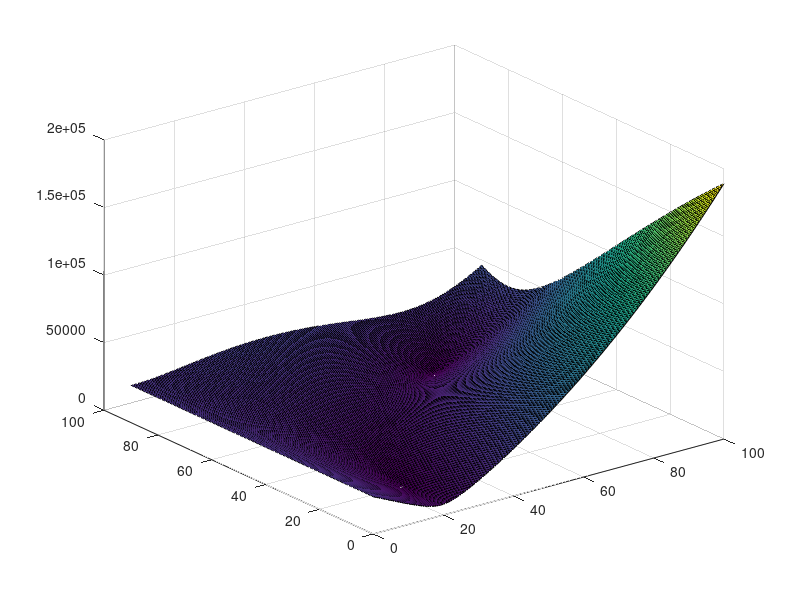

This figure's MATLAB source: (Note: this script raises an error after producing the figure.)
%Part 1
v0=1250;
xt=3801.5
yt=3484.5
zt=8000

xc=-19908.5;
yc=-10564;
zc=6923.286;

thmin=atand((yt-yc)/(xt-xc));
tf =  [0:0.5:100];
ph = [0:0.5:90]';
x=@ (tf,ph) xc+v0.*tf.*cosd(ph).*cosd(thmin);
y=@ (tf,ph) yc+v0.*tf.*cosd(ph).*sind(thmin);
z=@ (tf,ph) zc+v0.*tf.*sind(ph)-0.5.*32.2.*tf.^2;
d=@ (tf,ph) sqrt((x(tf,ph)-xt).^2+(y(tf,ph)-yt).^2+(z(tf,ph)-zt).^2);
surf ( tf , ph , d(tf,ph));


N=1e6;
g=25+75*rand(2,N);
z=d(g(1,:),g(2,:));
[value, index] = min(z);
xmin=g(1,index);
ymin=g(2,index);

g=[randn(1,N)+xmin;randn(1,N)+ymin];
z=d(g(1,:),g(2,:));
[value, index] = min(z);
xmin=g(1,index);
ymin=g(2,index);

g=[.05*randn(1,N)+xmin;0.05*randn(1,N)+ymin];
z=d(g(1,:),g(2,:));
[value, index] = min(z);
xmin=g(1,index);
ymin=g(2,index);

g=[.0005*randn(1,N)+xmin;0.0005*randn(1,N)+ymin];
z=d(g(1,:),g(2,:));
[value, index] = min(z);
tfmin=g(1,index);
phmin=g(2,index);

g=[.000005*randn(1,N)+xmin;0.000005*randn(1,N)+ymin];
z=d(g(1,:),g(2,:));
[value, index] = min(z);
tfmin=g(1,index)
phmin=g(2,index)

dmin=d(tfmin,phmin);

xPart1=x(tfmin,phmin)
yPart1=y(tfmin,phmin)
zPart1=zc+v0.*tfmin.*sind(phmin)-0.5.*32.2.*tfmin.^2




%Part 2
tspan=[0,tfmin];

IC=[xc,yc,zc,v0*cosd(phmin)*cosd(thmin),v0*cosd(phmin)*sind(thmin),v0*sind(phmin)];

[tList,SList]=ode45(@Part2ODE,tspan,IC);
xPart2=SList(end,1)
yPart2=SList(end,2)
zPart2=SList(end,3)




%Part 3
xPart3=SList(end,1);
yPart3=SList(end,2);
zPart3=SList(end,3);

while ~((xt-10>xPart3 && xPart3<xt+10) && (yt-10>yPart3 && yPart3<yt+10))
IC=[xc,yc,zc,v0*cosd(75)*cosd(thmin),v0*cosd(75)*sind(thmin),v0*sind(75)];
[tList,SList]=ode45(@Part3ODE,tspan,IC);
xPart3=SList(end,1)
yPart3=SList(end,2)
zPart3=SList(end,3)

if xPart3<xt || yPart3<yt
    phmin=phmin+0.1
end
end





%Part 2 function
function dS=Part2ODE(t,S)
g=32.1741;
dS=[S(4);
    S(5);
    S(6);
    0;
    0;
    -g];
end






%Part 3 function
function dS=Part3ODE(t,S)
g=32.1741;
m=0.4536;
v=sqrt(S(4)^2+S(5)^2+S(6)^2);
p=0.00237;
A=pi*37.5^2;
C=0.2;
dS=[S(4);
    S(5);
    S(6);
    -.5*p*v^2*A*C*S(4)/(v*m);
    -.5*p*v^2*A*C*S(5)/(v*m);
    (-.5*p*v^2*A*C*S(6)/v-g)/m];
end